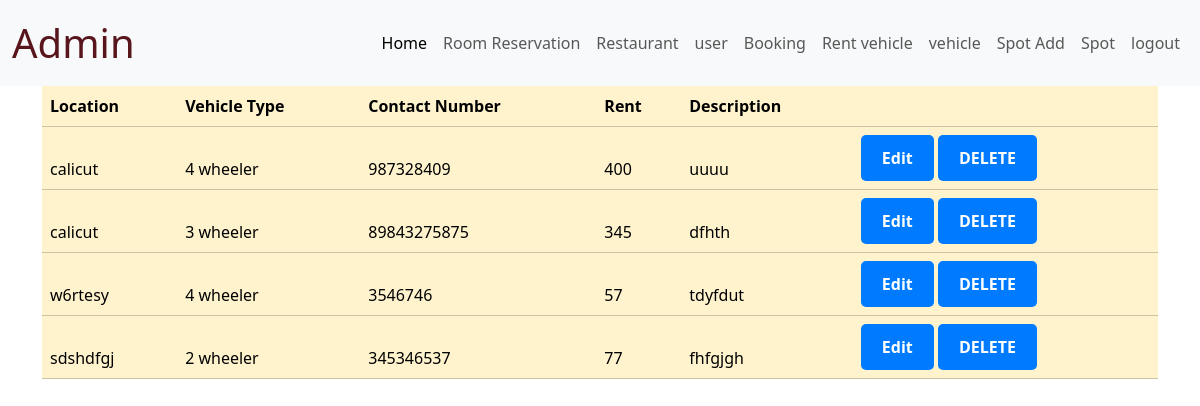
Page /viewrentveh on the committed database.
### world_wallet_expence_app/models.py (models this page shows)
class RentedVehicleTable(models.Model):
    location = models.CharField(max_length=100, null=True, blank=True)
    contactno = models.CharField(max_length=15, null=True, blank=True)
    vehicletype = models.CharField(max_length=50, null=True, blank=True)
    rent = models.IntegerField(null=True, blank=True)
    description = models.TextField(null=True, blank=True) # Changed to IntegerField for numeric queries

### world_wallet_expence_app/views.py (the view)
# urls.py: path('viewrentveh',viewrentveh.as_view(),name='viewrentveh'),
class viewrentveh(View):
    def get(self,request):
         obj=RentedVehicleTable.objects.all()
         return render(request,"ADMIN/viewrentveh.html",{'val':obj})

### templates/ADMIN/viewrentveh.html (shortened to what this page needs)
<!DOCTYPE html>
<html lang="en">
<head>
    <link href="https://cdn.jsdelivr.net/npm/bootstrap@5.3.3/dist/css/bootstrap.min.css" rel="stylesheet">
</head>
<body>
    <nav class="navbar navbar-expand-lg bg-body-tertiary">
        <div class="container-fluid">
          <a class="navbar-brand fs-1 text-danger-emphasis" href="#">Admin</a>
          <div class="collapse navbar-collapse" id="navbarSupportedContent">
            <ul class="navbar-nav ms-auto mb-2 mb-lg-0">
              <li class="nav-item">
                <a class="nav-link active" aria-current="page" href="home.html">Home</a>
              </li>
              <li class="nav-item">
                <a class="nav-link" href="/room ">Room Reservation</a>
              </li>
              <li class="nav-item">
                <a class="nav-link" href="/restaurant">Restaurant</a>
              </li>
              <li class="nav-item">
                <a class="nav-link" href="/user">user</a>
              </li>
              <li class="nav-item">
                <a class="nav-link" href="/booking">Booking</a>
              </li>
              <li class="nav-item">
                <a class="nav-link" href="/Rentvehadd">Rent vehicle </a>
              </li>
              <li class="nav-item">
                <a class="nav-link" href="/viewrentveh">vehicle</a>
              </li>
              <li class="nav-item">
                <a class="nav-link" href="/spotadd">Spot Add</a>
              </li>
              <li class="nav-item">
                <li class="nav-item">
                    <a class="nav-link" href="/spotview">Spot</a>
                  </li>
              <li class="nav-item">
                <a class="nav-link" href="/ ">logout</a>
              </li>
            </ul>
          </div>
        </div>
      </nav>
      <div class="container">
        <table class="table table-warning">
            <thead>
              <tr>
                <th scope="col">Location </th>
                <th scope="col">Vehicle Type</th>
                <th scope="col">Contact Number</th>
                <th scope="col">Rent</th>
                <th scope="col">Description</th>
                <th colspan="5"></th>
               {%for i in val%}
              <tr>
                <td>{{i.location}}</td>
                <td>{{i.vehicletype}}</td>
                <td>{{i.contactno}}</td>
                <td>{{i.rent}}</td>
                <td>{{i.description}}</td>
                <td>
                    <a href="rentvehedit/{{i.id}}" class="btn">Edit</a>
               <a href="Deleterentveh/{{i.id}}"  class="btn">DELETE</a> </td>
            </tr>
             {%endfor%}
          </table>
        </div>
    </body>
    </html>

### templates/ADMIN/viewrentveh.html (style rules this page uses)
.btn { display: inline-block; padding: 10px 20px; text-decoration: none; border-radius: 5px; background-color: #007bff; color: white; text-align: center; font-weight: bold; transition: background-color 0.3s ease; }

### rows in the picture
RentedVehicleTable: location "calicut", vehicletype "4 wheeler", contactno "987328409", rent "400", description "uuuu"
RentedVehicleTable: location "calicut", vehicletype "3 wheeler", contactno "89843275875", rent "345", description "dfhth"
RentedVehicleTable: location "w6rtesy", vehicletype "4 wheeler", contactno "3546746", rent "57", description "tdyfdut"
RentedVehicleTable: location "sdshdfgj", vehicletype "2 wheeler", contactno "345346537", rent "77", description "fhfgjgh"
